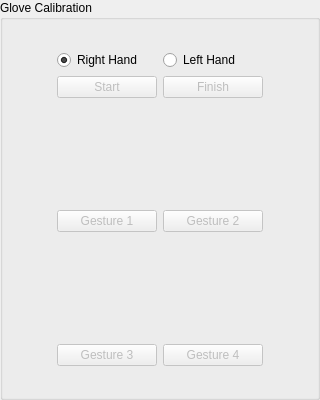
         <widget class="QGroupBox" name="m_pGloveBox">
          <property name="minimumSize">
           <size>
            <width>320</width>
            <height>400</height>
           </size>
          </property>
          <property name="maximumSize">
           <size>
            <width>320</width>
            <height>400</height>
           </size>
          </property>
          <property name="title">
           <string>Glove Calibration</string>
          </property>
          <layout class="QGridLayout" name="gridLayout_9">
           <item row="0" column="0">
            <layout class="QGridLayout" name="gridLayout_2">
             <item row="4" column="0">
              <widget class="QLabel" name="m_pGes_three">
               <property name="sizePolicy">
                <sizepolicy hsizetype="Fixed" vsizetype="Fixed">
                 <horstretch>0</horstretch>
                 <verstretch>0</verstretch>
                </sizepolicy>
               </property>
               <property name="minimumSize">
                <size>
                 <width>100</width>
                 <height>100</height>
                </size>
               </property>
               <property name="text">
                <string/>
               </property>
               <property name="pixmap">
                <pixmap resource="cybersystem.qrc">:/CyberSystem/Resources/Posture 3.bmp</pixmap>
               </property>
              </widget>
             </item>
             <item row="4" column="1">
              <widget class="QLabel" name="m_pGes_four">
               <property name="sizePolicy">
                <sizepolicy hsizetype="Fixed" vsizetype="Fixed">
                 <horstretch>0</horstretch>
                 <verstretch>0</verstretch>
                </sizepolicy>
               </property>
               <property name="minimumSize">
                <size>
                 <width>100</width>
                 <height>100</height>
                </size>
               </property>
               <property name="text">
                <string/>
               </property>
               <property name="pixmap">
                <pixmap resource="cybersystem.qrc">:/CyberSystem/Resources/Posture 4.bmp</pixmap>
               </property>
              </widget>
             </item>
             <item row="5" column="0">
              <widget class="QPushButton" name="m_pGesBtn_three">
               <property name="enabled">
                <bool>false</bool>
               </property>
               <property name="maximumSize">
                <size>
                 <width>100</width>
                 <height>16777215</height>
                </size>
               </property>
               <property name="text">
                <string>Gesture 3</string>
               </property>
              </widget>
             </item>
             <item row="5" column="1">
              <widget class="QPushButton" name="m_pGesBtn_four">
               <property name="enabled">
                <bool>false</bool>
               </property>
               <property name="maximumSize">
                <size>
                 <width>100</width>
                 <height>16777215</height>
                </size>
               </property>
               <property name="text">
                <string>Gesture 4</string>
               </property>
              </widget>
             </item>
             <item row="1" column="1">
              <widget class="QPushButton" name="m_pFinshBtn">
               <property name="enabled">
                <bool>false</bool>
               </property>
               <property name="maximumSize">
                <size>
                 <width>100</width>
                 <height>16777215</height>
                </size>
               </property>
               <property name="text">
                <string>Finish</string>
               </property>
              </widget>
             </item>
             <item row="2" column="1">
              <widget class="QLabel" name="m_pGes_two">
               <property name="sizePolicy">
                <sizepolicy hsizetype="Fixed" vsizetype="Fixed">
                 <horstretch>0</horstretch>
                 <verstretch>0</verstretch>
                </sizepolicy>
               </property>
               <property name="minimumSize">
                <size>
                 <width>100</width>
                 <height>100</height>
                </size>
               </property>
               <property name="text">
                <string/>
               </property>
               <property name="pixmap">
                <pixmap resource="cybersystem.qrc">:/CyberSystem/Resources/Posture 2.bmp</pixmap>
               </property>
              </widget>
             </item>
             <item row="3" column="0">
              <widget class="QPushButton" name="m_pGesBtn_one">
               <property name="enabled">
                <bool>false</bool>
               </property>
               <property name="maximumSize">
                <size>
                 <width>100</width>
                 <height>16777215</height>
                </size>
               </property>
               <property name="text">
                <string>Gesture 1</string>
               </property>
              </widget>
             </item>
             <item row="3" column="1">
              <widget class="QPushButton" name="m_pGesBtn_two">
               <property name="enabled">
                <bool>false</bool>
               </property>
               <property name="maximumSize">
                <size>
                 <width>100</width>
                 <height>16777215</height>
                </size>
               </property>
               <property name="text">
                <string>Gesture 2</string>
               </property>
              </widget>
             </item>
             <item row="0" column="0">
              <widget class="QRadioButton" name="m_pRHCaliRdBtn">
               <property name="text">
                <string>Right Hand</string>
               </property>
               <property name="checked">
                <bool>true</bool>
               </property>
              </widget>
             </item>
             <item row="0" column="1">
              <widget class="QRadioButton" name="m_pLHCaliRdBtn">
               <property name="text">
                <string>Left Hand</string>
               </property>
              </widget>
             </item>
             <item row="1" column="0">
              <widget class="QPushButton" name="m_pGlStartBtn">
               <property name="enabled">
                <bool>false</bool>
               </property>
               <property name="minimumSize">
                <size>
                 <width>100</width>
                 <height>0</height>
                </size>
               </property>
               <property name="maximumSize">
                <size>
                 <width>100</width>
                 <height>16777215</height>
                </size>
               </property>
               <property name="text">
                <string>Start</string>
               </property>
              </widget>
             </item>
             <item row="2" column="0">
              <widget class="QLabel" name="m_pGes_one">
               <property name="sizePolicy">
                <sizepolicy hsizetype="Fixed" vsizetype="Fixed">
                 <horstretch>0</horstretch>
                 <verstretch>0</verstretch>
                </sizepolicy>
               </property>
               <property name="minimumSize">
                <size>
                 <width>100</width>
                 <height>100</height>
                </size>
               </property>
               <property name="text">
                <string/>
               </property>
               <property name="pixmap">
                <pixmap resource="cybersystem.qrc">:/CyberSystem/Resources/Posture 1.bmp</pixmap>
               </property>
              </widget>
             </item>
            </layout>
           </item>
          </layout>
         </widget>
